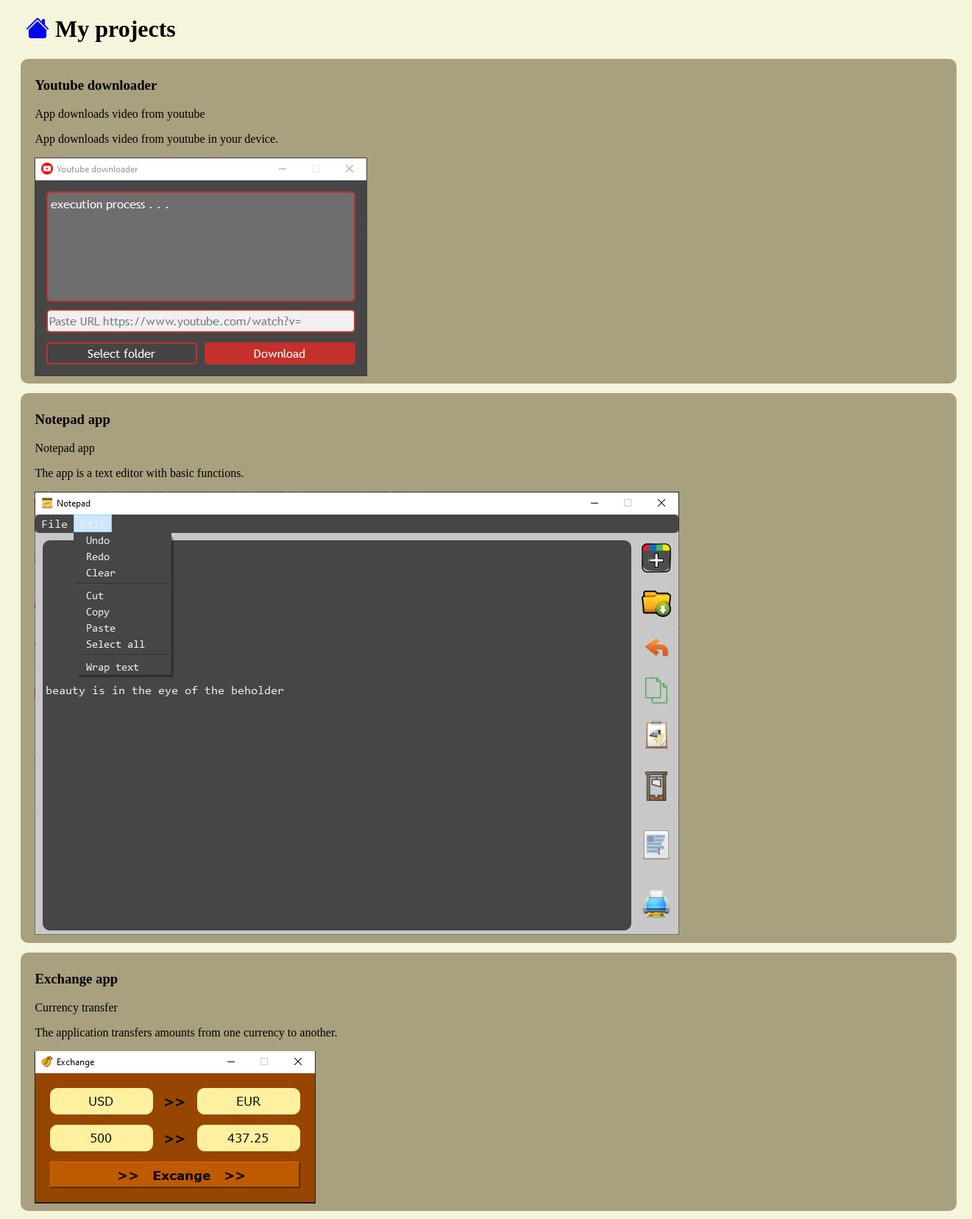
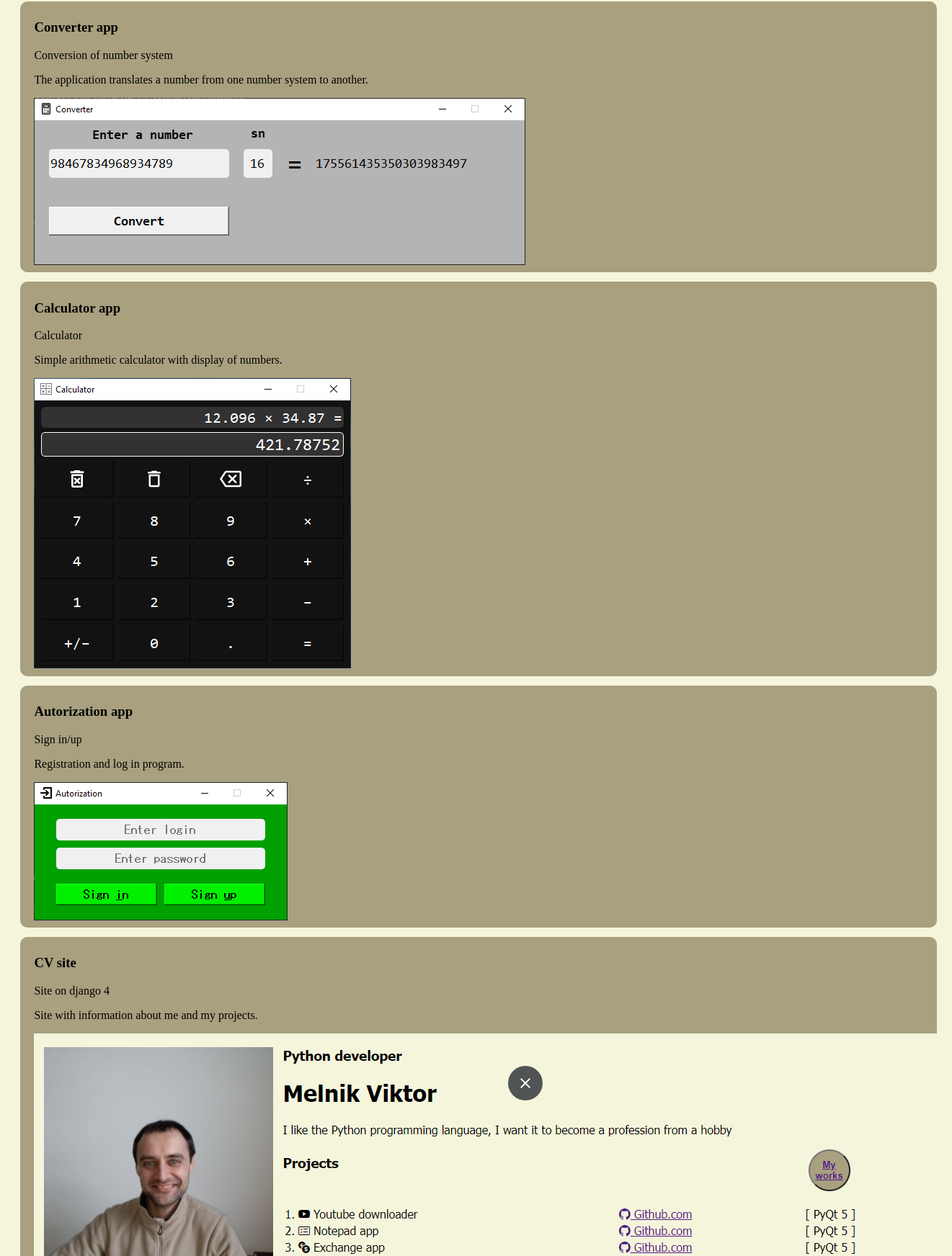
Page /news/ (upper part) on the committed database (2 pictures, top to bottom).
### news/models.py (models this page shows, shortened)
class Artical(models.Model):
    title = models.CharField("Project name", max_length=70, default='Project name')
    anons = models.CharField("About project", max_length=250, default='About project')
    full_text = models.TextField("Project")
    img = models.ImageField('height_field=300, width_field=300')
    img = models.ImageField(upload_to='static/img')
    date = models.DateTimeField("Publish date")
    class Meta:
        verbose_name = 'Проект'
        verbose_name_plural = 'Проекты'

### news/views.py (the view)
# urls.py: path('', views.news_home, name='news_home'),
def news_home(request):
    news = Artical.objects.all()
    return render(request, 'news/news_home.html', {'news': news})

### news/templates/news/news_home.html
{% extends 'news/layout.html' %}
{% load static %}
{% block content %}
<h1 class="h1"><a target="_blank" alt='icon_home' href="http://127.0.0.1:8000/"><i class="bi bi-house-fill"></i></i></a> My projects</h1>
{% if news %}
    {% for el in news %}
        <div class="project">
            <h3>{{ el.title }}</h3>
            <p>{{ el.anons }}</p>
            <p>{{ el.full_text }}</p>
            <img src="{{ el.img }}">
        </div>
    {% endfor %}
{% else %}
        <p>there are no projects</p>
{% endif %}
{% endblock %}

### news/templates/news/layout.html (shortened to what this page needs)
{% load static %}
<!DOCTYPE html>
<html lang="en">
<head>
    <link rel="stylesheet" href="https://cdn.jsdelivr.net/npm/bootstrap-icons@1.8.1/font/bootstrap-icons.css">
    <link rel="stylesheet" href="{% static 'main/css/main.css'%}">
</head>
<body>
    <main>
      {% block content %}{% endblock %}
    </main>
</body>
</html>

### cv_main/static/main/css/main.css (style rules this page uses)
body { background: beige; margin-left: 15px; }
.h1 { padding-left: 20px; }
.project { background: rgb(168, 160, 127); margin: 1%; padding-left: 1.5%; padding-top: 0.5%; padding-bottom: 0.5%; border-radius: 10px; }

### rows in the picture
Artical: title "Youtube downloader", anons "App downloads video from youtube", full_text "App downloads video from youtube in your device.", img (picture)
Artical: title "Notepad app", anons "Notepad app", full_text "The app is a text editor with basic functions.", img (picture)
Artical: title "Exchange app", anons "Currency transfer", full_text "The application transfers amounts from one currency to another.", img (picture)
Artical: title "Converter app", anons "Conversion of number system", full_text "The application translates a number from one number system to another.", img (picture)
Artical: title "Calculator app", anons "Calculator", full_text "Simple arithmetic calculator with display of numbers.", img (picture)
Artical: title "Autorization app", anons "Sign in/up", full_text "Registration and log in program.", img (picture)
Artical: title "CV site", anons "Site on django 4", full_text "Site with information about me and my projects.", img (picture)
